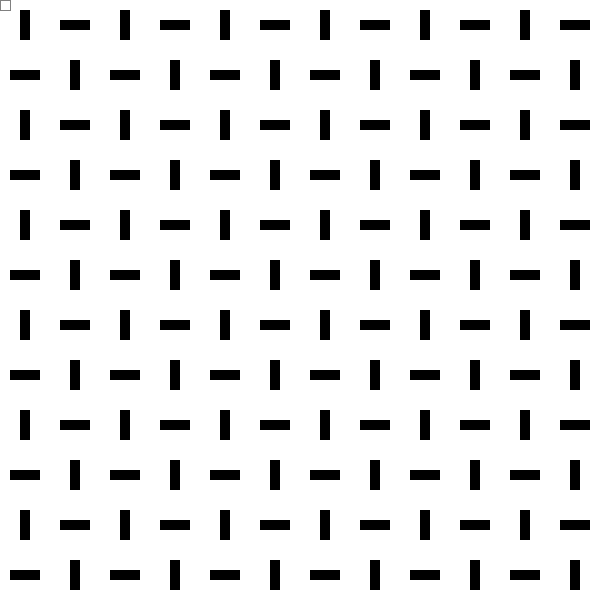
Frame 1 (no input)
Frame 60 (the mouse pressed at the canvas centre just before this capture): identical to frame 1, image omitted
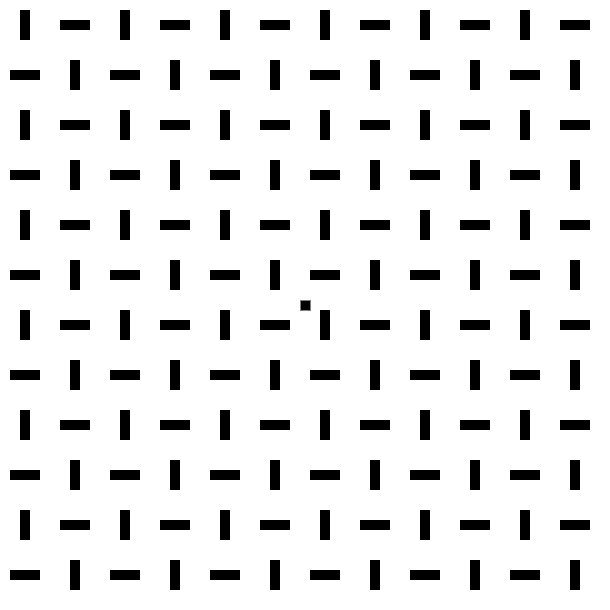
Frame 120 (the mouse held since frame 60 and released just before this capture)

The Processing sketch that drew these frames (run headless with seeded random() and noise(); from frame 60 on, the mouse is pressed at the canvas centre):

// Processing sketch: GameOfLife
// ── GameOfLife.pde
import java.util.Arrays;

int sizeofblock=10;
boolean board[][];
boolean playing=false;
int speed=10;
boolean initialpress=true;
boolean pressedColor=false;
boolean bornSurv=false;

boolean[] born=new boolean[10];
boolean[] surv=new boolean[10];
void setup(){
  size(610,610);
  board=new boolean[(int)width/sizeofblock][(int)height/sizeofblock];
  noStroke();
  for(int i=0;i<board.length;i++){
    for(int j=0;j<board[i].length;j++){
      if(i%10<5 ^ j%10<5){
        if(i%5>=1 && i%5<=3 && j%5==2)
          board[i][j]=true;
      }else{
        if(i%5==2 && j%5>=1 && j%5<=3)
          board[i][j]=true;
      }
    }
  }
  
  //setup rules
  //Standard Conway  B3S23
  //Cool maze        B3S12345
  //Inverting Maze   B245678S
  born[3]=true;
  surv[2]=true;
  surv[3]=true;
  
}
void draw(){
  if(playing)
    frameRate(speed);
  else
    frameRate(240);
  noStroke();
  
  for(int i=0;i<board.length;i++){
    for(int j=0;j<board[i].length;j++){
      fill(board[i][j]?0:255);
      rect(i*sizeofblock,j*sizeofblock,sizeofblock,sizeofblock);
    }
  }
  
  int mi=(mouseX-1)/sizeofblock;
  int mj=(mouseY-1)/sizeofblock;
  
  if(mousePressed && !playing){
    if(initialpress)pressedColor=!board[mi][mj];
    initialpress=false;
    try{board[mi][mj]=pressedColor;}catch(Exception e){}
  }else if(!mousePressed)initialpress=true;
  
  stroke(128);
  fill(0,0);
  strokeWeight(1);
  
  rect(mi*sizeofblock,mj*sizeofblock,sizeofblock,sizeofblock);
  
  
  
  if(playing){
    processBoard();
  }
  
  print(frameRate+" "+speed+" "+(bornSurv?"born \tb[":"surv \tb["));
  for(int i=0;i<9;i++)
    print((born[i]?"x":" ")+",");
  print("] s[");
  for(int i=0;i<9;i++)
    print((surv[i]?"x":" ")+",");
  println("]");
  
  
}
void keyPressed(){
  switch(key){
    case 'r':
      genRandBoard();
      break;
    case 'c':
      clearBoard();
      break;
    case 'f':
      if(!playing)processBoard();
      break;
    case ' ':
      playing=!playing;
      break;
    case '[':
      speed-=1;
      break;
    case ']':
      speed+=1;
      break;
    case '{':
      speed-=5;
      break;
    case '}':
      speed+=5;
      break;
    case 'b':
      bornSurv=!bornSurv;
      break;
    default:
      try{
        int n=Integer.parseInt(key+"");
        if(bornSurv)
          born[n]=!born[n];
        else
          surv[n]=!surv[n];
      }catch(NumberFormatException e){}
      break;
  }
  if(speed<=0)
    speed=1;
}
/*
void mousePressed(){
  int mi=(mouseX-1)/sizeofblock;
  int mj=(mouseY-1)/sizeofblock;
  
}
*/
void processBoard(){
  boolean newboard[][]=new boolean[(int)width/sizeofblock][(int)height/sizeofblock];
  for(int i=0;i<board.length;i++){
    for(int j=0;j<board[i].length;j++){
      int c=numNeighbors(i,j);
      
      if(board[i][j]){
        newboard[i][j]=surv[c];
      }else{
        newboard[i][j]=born[c];
      }
      
    }
  }
  board=newboard;
}

int numNeighbors(int i, int j){
  int count=0;
  for(int ip=-1;ip<2;ip++){
    for(int jp=-1;jp<2;jp++){
      if(ip==0 && jp==0)continue;
      int[] p=properPoint(i+ip,j+jp);
      if(board[p[0]][p[1]])count++;
      
    }
  }
  return count;
}
int[] properPoint(int i,int j){
  if(i<0)i=board.length+i;
  else if(i>=board.length)i=i-board.length;
  if(j<0)j=board[i].length+j;
  else if(j>=board.length)j=j-board.length;
  return new int[]{i,j};
}

void genRandBoard(){
  for(int i=0;i<board.length;i++){
    for(int j=0;j<board[i].length;j++){
      board[i][j]=((int)random(2))==0;
    }
  }
}
void clearBoard(){
  for(int i=0;i<board.length;i++){
    for(int j=0;j<board[i].length;j++){
      board[i][j]=false;
    }
  }
}
